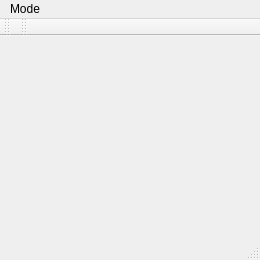
<?xml version="1.0" encoding="UTF-8"?>
<ui version="4.0">
 <class>MainWindow</class>
 <widget class="QMainWindow" name="MainWindow">
  <property name="geometry">
   <rect>
    <x>0</x>
    <y>0</y>
    <width>260</width>
    <height>260</height>
   </rect>
  </property>
  <property name="windowTitle">
   <string>MainWindow</string>
  </property>
  <widget class="QWidget" name="centralWidget"/>
  <widget class="QStatusBar" name="statusBar"/>
  <widget class="QToolBar" name="mainToolBar">
   <attribute name="toolBarArea">
    <enum>TopToolBarArea</enum>
   </attribute>
   <attribute name="toolBarBreak">
    <bool>false</bool>
   </attribute>
  </widget>
  <widget class="QMenuBar" name="menuBar">
   <property name="geometry">
    <rect>
     <x>0</x>
     <y>0</y>
     <width>260</width>
     <height>22</height>
    </rect>
   </property>
   <widget class="QMenu" name="menuMode">
    <property name="title">
     <string>Mode</string>
    </property>
    <addaction name="actionColor_calibrator"/>
    <addaction name="actionTLC5947_Simulator"/>
   </widget>
   <addaction name="menuMode"/>
  </widget>
  <widget class="QToolBar" name="toolBar">
   <property name="windowTitle">
    <string>toolBar</string>
   </property>
   <attribute name="toolBarArea">
    <enum>TopToolBarArea</enum>
   </attribute>
   <attribute name="toolBarBreak">
    <bool>false</bool>
   </attribute>
  </widget>
  <action name="actionColor_calibrator">
   <property name="text">
    <string>Color calibration</string>
   </property>
  </action>
  <action name="actionTLC5947_Simulator">
   <property name="text">
    <string>TLC5947 simulation</string>
   </property>
  </action>
 </widget>
 <layoutdefault spacing="6" margin="11"/>
 <resources/>
 <connections/>
</ui>
